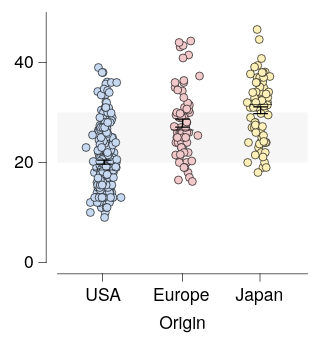

Vega-Lite specification stored for this chart:
### Vega-Lite specification from a JSON file in a GitHub repository (floating-point values rounded to 4 significant figures; data arrays with more than 128 entries replaced by an {"elided": "..."} marker saying what was removed)
{"background": null, "config": {"arc": {"fill": "#DBDBDB", "fillOpacity": 1.0, "innerRadius": 25.0, "padAngle": 0.03, "stroke": "black", "strokeOpacity": 1, "strokeWidth": 0.25}, "area": {"fill": "#DBDBDB", "fillOpacity": 1.0, "stroke": "black", "strokeOpacity": 1, "strokeWidth": 0.25}, "axis": {"domain": true, "domainCap": "round", "domainColor": "black", "domainWidth": 0.25, "grid": false, "gridCap": "round", "gridColor": "#F1F1F1", "gridDash": [0, 0], "gridOpacity": 1.0, "gridWidth": 0.25, "labelColor": "black", "labelFont": "HelveticaNeue", "labelFontSize": 7, "labelFontStyle": "normal", "labelFontWeight": 400, "offset": 4.5, "ticks": true, "tickCap": "round", "tickColor": "black", "tickSize": 3, "tickWidth": 0.25, "titleColor": "black", "titleFont": "HelveticaNeue", "titleFontSize": 7, "titleFontStyle": "normal", "titleFontWeight": 400}, "axisX": {"domain": true, "labelAlign": "center", "labelAngle": 0, "labels": true, "ticks": true, "translate": 0}, "axisY": {"domain": true, "labelAlign": "right", "labelAngle": 0, "labels": true, "ticks": true, "translate": 0}, "axisRight": {"domain": true, "labelAlign": "left", "labelAngle": 0, "labels": true, "ticks": true, "translate": 0}, "axisTop": {"domain": true, "labelAlign": "center", "labelAngle": 0, "labels": true, "ticks": true, "translate": 0}, "bar": {"fill": "#DBDBDB", "fillOpacity": 1.0, "stroke": "black", "strokeOpacity": 1, "strokeWidth": 0.25}, "boxplot": {"size": 9.0, "ticks": {"cornerRadius": 0.25, "fill": "black", "size": 4.5, "thickness": 0.25}, "box": {"fillOpacity": 1.0, "stroke": "black", "strokeOpacity": 1, "strokeWidth": 0.25}, "median": {"fill": "black", "fillOpacity": 1.0, "size": 9.0, "thickness": 0.25}, "rule": {"fill": "black", "fillOpacity": 1.0, "size": 10.0, "stroke": "black", "strokeDash": [0, 0], "strokeOpacity": 1, "strokeWidth": 0.25}, "outliers": {"color": "black", "fill": "black", "fillOpacity": 1.0, "size": 0, "stroke": "black", "strokeOpacity": 1, "strokeWidth": 0.25}}, "circle": {"fill": "black", "fillOpacity": 1.0, "size": 0.5, "stroke": "black", "strokeOpacity": 1, "strokeWidth": 0.25}, "errorband": {"band": {"fillOpacity": 0.6, "stroke": null, "strokeWidth": 0.25, "strokeOpacity": 1}, "borders": {"opacity": 0, "strokeOpacity": 0.25, "strokeWidth": 1}}, "errorbar": {"opacity": 1, "rule": {"strokeDash": [0, 0], "strokeWidth": 0.5}, "ticks": {"color": "black", "cornerRadius": 0.25, "opacity": 1, "size": 6.0, "thickness": 0.5}, "thickness": 0.5}, "font": "HelveticaNeue", "geoshape": {"fill": "#DBDBDB", "fillOpacity": 1.0, "stroke": "black", "strokeOpacity": 1, "strokeWidth": 0.25}, "header": {"labelColor": "black", "labelFont": "HelveticaNeue", "labelFontSize": 7, "labelFontStyle": "normal", "labelFontWeight": 400, "titleColor": "black", "titleFont": "HelveticaNeue", "titleFontSize": 7, "titleFontStyle": "normal", "titleFontWeight": 400, "titlePadding": 0}, "legend": {"disable": false, "offset": 4.5, "gradientLength": 50.0, "gradientThickness": 5.0, "gradientOpacity": 1.0, "gradientStrokeColor": "black", "gradientStrokeWidth": 0.25, "labelColor": "black", "labelFont": "HelveticaNeue", "labelFontSize": 7, "labelFontStyle": "normal", "labelFontWeight": 400, "strokeColor": "black", "strokeWidth": 0, "symbolSize": 42, "symbolStrokeColor": "black", "symbolStrokeWidth": 0.25, "titleColor": "black", "titleFont": "HelveticaNeue", "titleFontSize": 7, "titleFontStyle": "normal", "titleFontWeight": 400}, "line": {"color": "black", "stroke": "black", "strokeCap": "round", "strokeDash": [0, 0], "strokeOpacity": 1, "strokeWidth": 0.375}, "point": {"filled": true, "fill": "#DBDBDB", "fillOpacity": 1.0, "size": 5.0, "stroke": "black", "strokeOpacity": 1, "strokeWidth": 0.25}, "range": {"category": ["#C6D9F1", "#F1C9CB", "#FEF0B9", "#CEE37A", "#7AA8E0", "#E589A3", "#FDDD5D", "#68B961", "#4177B1", "#C35082", "#E5C227", "#438156"], "diverging": {"scheme": ["#C35082", "#CE6D94", "#D989A7", "#E2A4BA", "#EABFCE", "#F1DBE2", "#F6F6F6", "#D7E0EB", "#B9CBE0", "#9BB6D5", "#7DA1C9", "#5F8CBD", "#4177B1"]}, "heatmap": {"scheme": ["#DFE9F7", "#C6D9F1", "#ADC8EC", "#94B8E6", "#7AA8E0", "#6097DA", "#4D87CA", "#4177B1", "#386898", "#2F597F", "#264A69", "#1D3A58"]}, "ordinal": {"scheme": ["#F1F1F1", "#DBDBDB", "#C6C6C6", "#B2B2B2", "#9D9D9D", "#898989", "#767676", "#636363", "#515151", "#404040", "#2F2F2F", "#1F1F1F"]}, "ramp": {"scheme": ["#DFE9F7", "#C6D9F1", "#ADC8EC", "#94B8E6", "#7AA8E0", "#6097DA", "#4D87CA", "#4177B1", "#386898", "#2F597F", "#264A69", "#1D3A58"]}}, "rule": {"color": "black", "stroke": "black", "strokeCap": "round", "strokeDash": [2, 2], "strokeOpacity": 1, "strokeWidth": 0.25}, "scale": {"bandPaddingInner": 0.1, "bandPaddingOuter": 0.1, "round": false}, "rect": {"fill": "#DBDBDB", "fillOpacity": 1.0, "stroke": "black", "strokeOpacity": 1, "strokeWidth": 0.25}, "square": {"fill": "#DBDBDB", "fillOpacity": 1.0, "size": 10.0, "stroke": "black", "strokeOpacity": 1, "strokeWidth": 0.25}, "text": {"color": "black", "font": "HelveticaNeue", "fontSize": 7, "fontStyle": "normal", "fontWeight": 400}, "title": {"anchor": "middle", "frame": "group", "color": "black", "font": "HelveticaNeue", "fontSize": 7, "fontStyle": "normal", "fontWeight": 400, "subtitleColor": "black", "subtitleFont": "HelveticaNeue", "subtitleFontSize": "HelveticaNeue", "subtitleFontStyle": "normal", "subtitleFontWeight": 400}, "view": {"continuousWidth": 100, "continuousHeight": 100, "discreteWidth": 100, "discreteHeight": 100, "fill": null, "stroke": null, "strokeWidth": 0.25}}, "layer": [{"mark": {"type": "rect", "color": "#F1F1F1", "opacity": 0.6, "stroke": null, "strokeOpacity": 0, "strokeWidth": 0}, "encoding": {"y": {"field": "__ys", "title": null, "type": "quantitative"}, "y2": {"field": "__ye"}}}, {"layer": [{"data": {"name": "data-5a85ede2053d4aec77293cfb476ae07b"}, "mark": {"type": "circle", "opacity": 1.0, "size": 10.0}, "encoding": {"color": {"field": "Origin", "legend": null, "sort": ["USA", "Europe", "Japan"], "title": null, "type": "nominal"}, "x": {"axis": {}, "field": "Origin", "sort": ["USA", "Europe", "Japan"], "title": "Origin", "type": "nominal"}, "xOffset": {"field": "jitter_x", "scale": {"domain": [-7.33, 7.33], "range": [5.17, 19.83]}, "type": "quantitative"}, "y": {"field": "Miles_per_Gallon", "title": "Miles per gallon", "type": "quantitative"}}}, {"data": {"name": "data-6a453352f7403ecded143ab84c8c9b2a"}, "mark": {"type": "errorbar"}, "encoding": {"x": {"axis": {}, "field": "Origin", "sort": ["USA", "Europe", "Japan"], "title": "Origin", "type": "nominal"}, "y": {"field": "__mean", "title": "Miles per gallon", "type": "quantitative"}, "yError": {"field": "__error"}}}, {"data": {"name": "data-5a85ede2053d4aec77293cfb476ae07b"}, "mark": {"type": "boxplot", "box": {"fillOpacity": 0, "strokeOpacity": 0}, "outliers": {"opacity": 0}, "rule": {"strokeOpacity": 0}, "ticks": false}, "encoding": {"x": {"axis": {}, "field": "Origin", "sort": ["USA", "Europe", "Japan"], "title": "Origin", "type": "nominal"}, "y": {"field": "Miles_per_Gallon", "title": "Miles per gallon", "type": "quantitative"}}}]}], "data": {"name": "data-2f176e3133c552af5bd938bd0dea95f4"}, "$schema": "https://vega.github.io/schema/vega-lite/v6.4.1.json", "datasets": {"data-2f176e3133c552af5bd938bd0dea95f4": [{"__ys": 20.0, "__ye": 30.0, "__dysonsphere__": 1}], "data-5a85ede2053d4aec77293cfb476ae07b": {"elided": "398 records"}, "data-6a453352f7403ecded143ab84c8c9b2a": [{"Origin": "Europe", "__mean": 27.89, "__error": 0.8037, "__dysonsphere__": 1}, {"Origin": "USA", "__mean": 20.08, "__error": 0.4058, "__dysonsphere__": 1}, {"Origin": "Japan", "__mean": 30.45, "__error": 0.6852, "__dysonsphere__": 1}]}}
